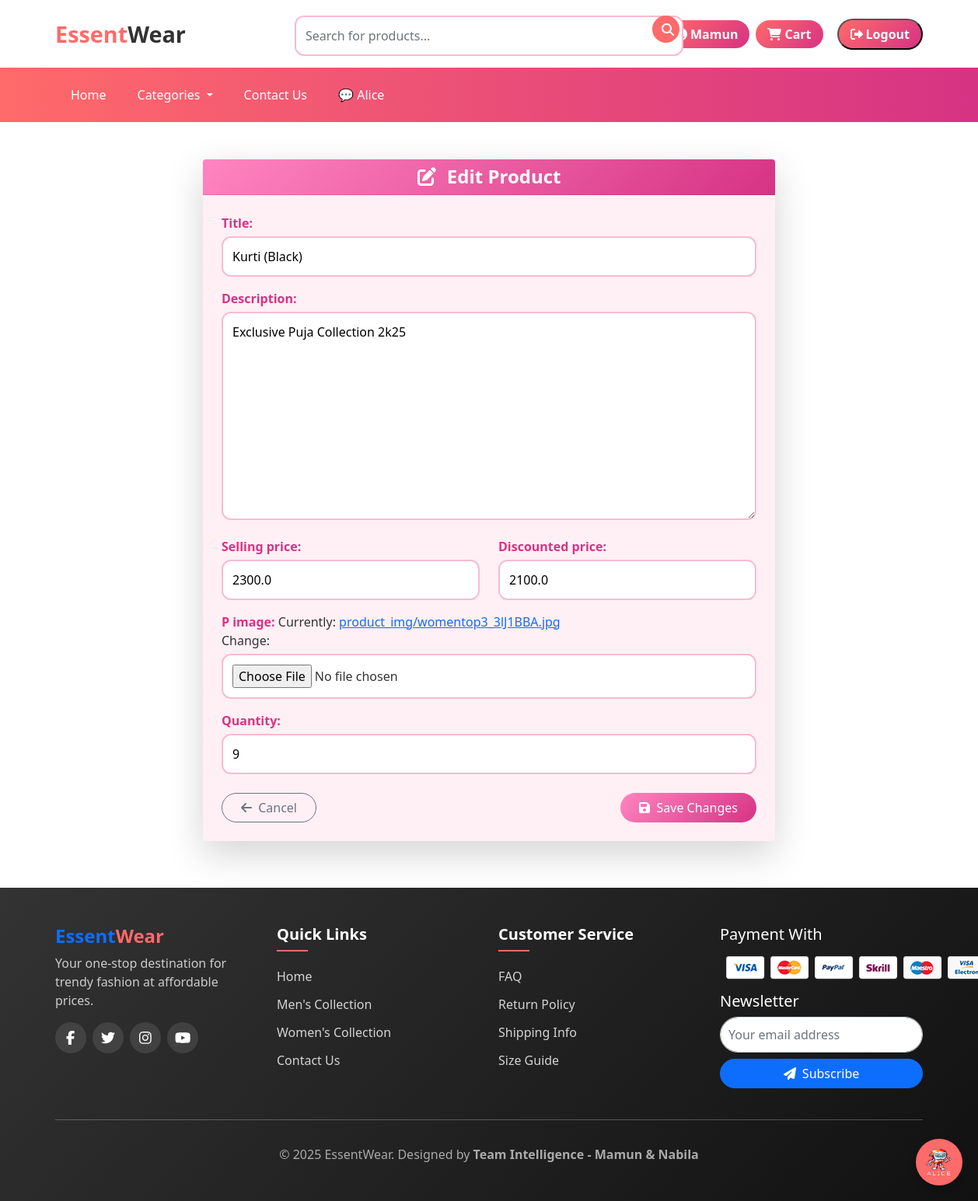
Before: /product/43/edit/ (signed in) with the older database file.
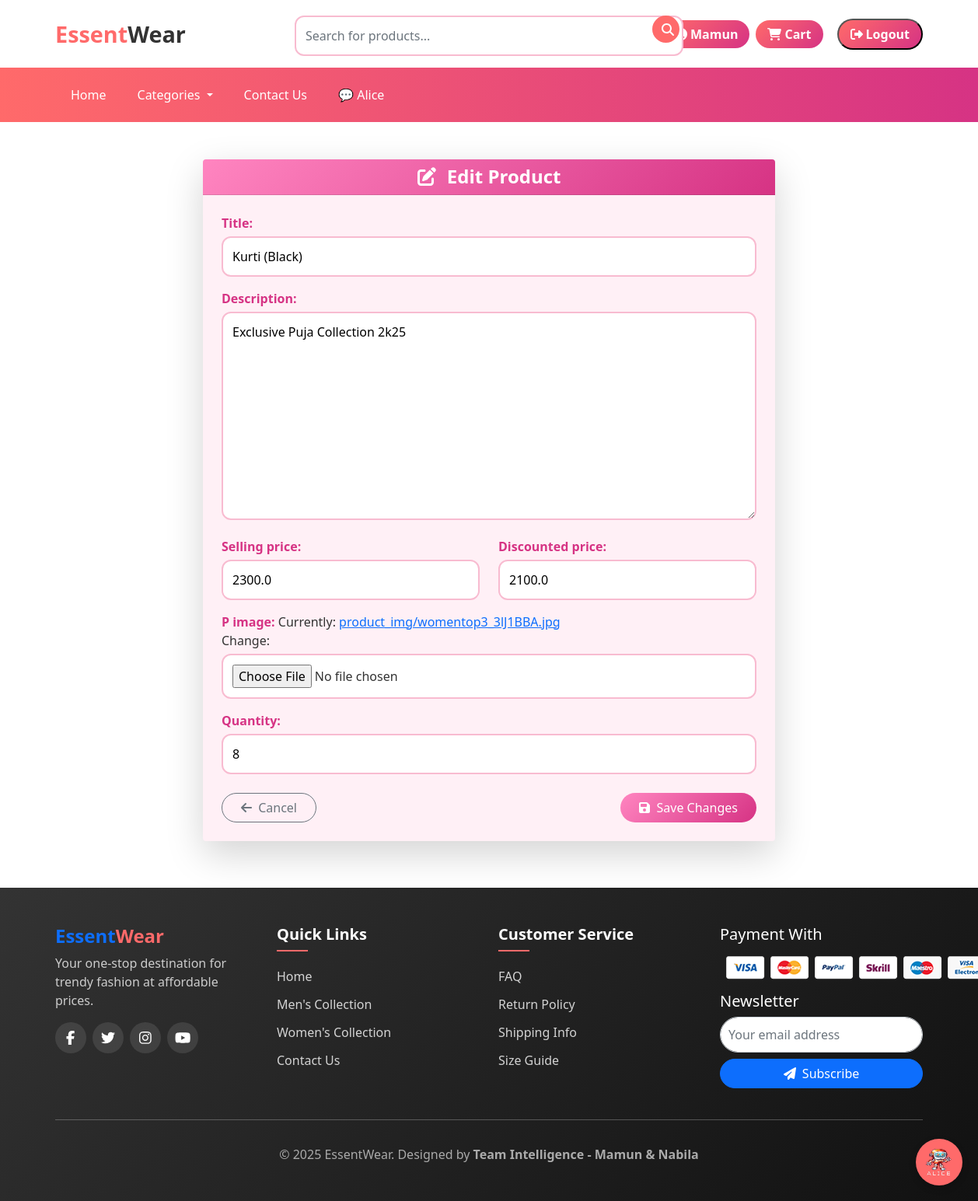
After: the same page with the newer database file.
### app/models.py (models this page shows, shortened)
class Product(models.Model):
    title = models.CharField(max_length=100)
    selling_price = models.FloatField()
    discounted_price = models.FloatField()
    description = models.TextField(default='null')
    category = models.CharField(choices=CATEGORY_CHOICES, max_length=2)
    p_image = models.ImageField(upload_to='product_img')
    owner = models.ForeignKey(User, on_delete=models.CASCADE, related_name='products',null=True, blank=True) # Added owner field
    quantity = models.PositiveIntegerField(default=0)  # 🧮 নতুন field

### app/views.py (the view)
# urls.py: path('product/<int:pk>/edit/', views.product_edit, name='product-edit'),
@login_required
def product_edit(request, pk):
    product = get_object_or_404(Product, pk=pk)
    if request.user != product.owner:
        messages.error(request, "You are not authorized to edit this product.")
        return redirect('product-detail', pk=pk)
    if request.method == "POST":
        form = ProductForm(request.POST, request.FILES, instance=product)
        if form.is_valid():
            form.save()
            return redirect('product-detail', pk=product.pk)
    else:
        form = ProductForm(instance=product)
    return render(request, "app/product/product_edit.html", {"form": form, "product": product})

### app/forms.py
class ProductForm(forms.ModelForm):
    class Meta:
        model = Product
        fields = ['title', 'description', 'selling_price', 'discounted_price', 'p_image','quantity']

### app/templates/app/product/product_edit.html (shortened to what this page needs)
{% extends 'app/base.html' %}
{% block main-content %}
<div class="container my-5">
  <div class="row justify-content-center">
    <div class="col-md-8">
      <div class="card shadow-lg border-0 rounded-4" style="background: #fff0f6;">
        <div class="card-header text-center rounded-top" style="background: linear-gradient(135deg, #ff85c0, #d63384);">
          <h4 class="mb-0 text-white fw-bold">
            <i class="fas fa-edit me-2"></i> Edit Product
          </h4>
        </div>
        <div class="card-body p-4">
          <form method="POST" enctype="multipart/form-data">
            <div class="mb-3">
              {{ form.title.label_tag }}
              {{ form.title }}
            </div>
            <div class="mb-3">
              {{ form.description.label_tag }}
              {{ form.description }}
            </div>
            <div class="row">
              <div class="col-md-6 mb-3">
                {{ form.selling_price.label_tag }}
                {{ form.selling_price }}
              </div>
              <div class="col-md-6 mb-3">
                {{ form.discounted_price.label_tag }}
                {{ form.discounted_price }}
              </div>
            </div>
            <div class="mb-3">
              {{ form.p_image.label_tag }}
              {{ form.p_image }}
            </div>
            <div class="mb-3">
              {{ form.quantity.label_tag }}
              {{ form.quantity }}
            </div>
            <div class="d-flex justify-content-between mt-4">
              <a href="{% url 'product-detail' product.id %}" class="btn btn-outline-secondary px-4 rounded-pill">
                <i class="fas fa-arrow-left me-1"></i> Cancel
              </a>
              <button type="submit" class="btn btn-pink px-4 rounded-pill">
                <i class="fas fa-save me-1"></i> Save Changes
              </button>
            </div>
          </form>
        </div>
      </div>
    </div>
  </div>
</div>
{% endblock main-content %}

Changed rows visible on the page:
changed Product "Kurti (Black)": quantity "9" → "8"
